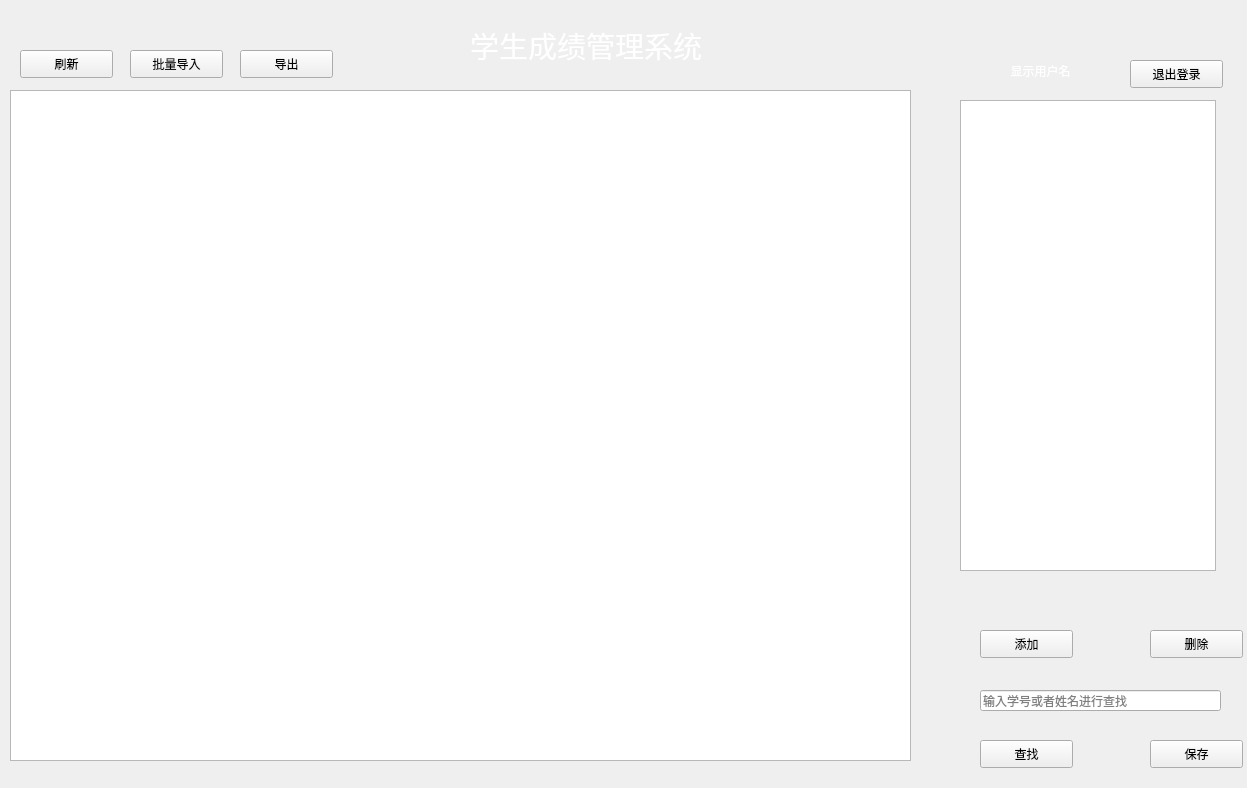
<?xml version="1.0" encoding="UTF-8"?>
<ui version="4.0">
 <class>MainWindow</class>
 <widget class="QMainWindow" name="MainWindow">
  <property name="geometry">
   <rect>
    <x>0</x>
    <y>0</y>
    <width>1247</width>
    <height>788</height>
   </rect>
  </property>
  <property name="windowTitle">
   <string>学生成绩管理系统</string>
  </property>
  <property name="windowIcon">
   <iconset resource="res.qrc">
    <normaloff>:/image/sunny.png</normaloff>:/image/sunny.png</iconset>
  </property>
  <property name="styleSheet">
   <string notr="true">#MainWindow {border-image:url(://image//2.jpg)}</string>
  </property>
  <widget class="QWidget" name="centralwidget">
   <widget class="QPushButton" name="backToLogin">
    <property name="geometry">
     <rect>
      <x>1130</x>
      <y>60</y>
      <width>93</width>
      <height>28</height>
     </rect>
    </property>
    <property name="text">
     <string>退出登录</string>
    </property>
   </widget>
   <widget class="QLabel" name="label">
    <property name="geometry">
     <rect>
      <x>590</x>
      <y>30</y>
      <width>81</width>
      <height>20</height>
     </rect>
    </property>
    <property name="text">
     <string/>
    </property>
   </widget>
   <widget class="QLabel" name="title">
    <property name="geometry">
     <rect>
      <x>470</x>
      <y>10</y>
      <width>341</width>
      <height>71</height>
     </rect>
    </property>
    <property name="font">
     <font>
      <family>黑体</family>
      <pointsize>22</pointsize>
     </font>
    </property>
    <property name="styleSheet">
     <string notr="true">color:white</string>
    </property>
    <property name="frameShape">
     <enum>QFrame::NoFrame</enum>
    </property>
    <property name="frameShadow">
     <enum>QFrame::Raised</enum>
    </property>
    <property name="text">
     <string>学生成绩管理系统</string>
    </property>
   </widget>
   <widget class="QLabel" name="username_">
    <property name="geometry">
     <rect>
      <x>950</x>
      <y>60</y>
      <width>181</width>
      <height>21</height>
     </rect>
    </property>
    <property name="font">
     <font>
      <family>Arial</family>
      <pointsize>9</pointsize>
      <weight>50</weight>
      <italic>false</italic>
      <bold>false</bold>
     </font>
    </property>
    <property name="styleSheet">
     <string notr="true">color:white;
font: 9pt &quot;Arial&quot;;</string>
    </property>
    <property name="text">
     <string>显示用户名</string>
    </property>
    <property name="alignment">
     <set>Qt::AlignCenter</set>
    </property>
   </widget>
   <widget class="QPushButton" name="addButton">
    <property name="geometry">
     <rect>
      <x>980</x>
      <y>630</y>
      <width>93</width>
      <height>28</height>
     </rect>
    </property>
    <property name="text">
     <string>添加</string>
    </property>
   </widget>
   <widget class="QPushButton" name="deleteButton">
    <property name="geometry">
     <rect>
      <x>1150</x>
      <y>630</y>
      <width>93</width>
      <height>28</height>
     </rect>
    </property>
    <property name="text">
     <string>删除</string>
    </property>
   </widget>
   <widget class="QPushButton" name="searchButton">
    <property name="geometry">
     <rect>
      <x>980</x>
      <y>740</y>
      <width>93</width>
      <height>28</height>
     </rect>
    </property>
    <property name="text">
     <string>查找</string>
    </property>
   </widget>
   <widget class="QPushButton" name="saveButton">
    <property name="geometry">
     <rect>
      <x>1150</x>
      <y>740</y>
      <width>93</width>
      <height>28</height>
     </rect>
    </property>
    <property name="text">
     <string>保存</string>
    </property>
   </widget>
   <widget class="QListWidget" name="listWidget">
    <property name="geometry">
     <rect>
      <x>960</x>
      <y>100</y>
      <width>256</width>
      <height>471</height>
     </rect>
    </property>
   </widget>
   <widget class="QTableWidget" name="tableWidget">
    <property name="geometry">
     <rect>
      <x>10</x>
      <y>90</y>
      <width>901</width>
      <height>671</height>
     </rect>
    </property>
   </widget>
   <widget class="QLineEdit" name="lineEdit">
    <property name="geometry">
     <rect>
      <x>980</x>
      <y>690</y>
      <width>241</width>
      <height>21</height>
     </rect>
    </property>
    <property name="placeholderText">
     <string>输入学号或者姓名进行查找</string>
    </property>
   </widget>
   <widget class="QPushButton" name="pushButton">
    <property name="geometry">
     <rect>
      <x>20</x>
      <y>50</y>
      <width>93</width>
      <height>28</height>
     </rect>
    </property>
    <property name="text">
     <string>刷新</string>
    </property>
   </widget>
   <widget class="QPushButton" name="pushButton_2">
    <property name="geometry">
     <rect>
      <x>130</x>
      <y>50</y>
      <width>93</width>
      <height>28</height>
     </rect>
    </property>
    <property name="text">
     <string>批量导入</string>
    </property>
   </widget>
   <widget class="QPushButton" name="pushButton_3">
    <property name="geometry">
     <rect>
      <x>240</x>
      <y>50</y>
      <width>93</width>
      <height>28</height>
     </rect>
    </property>
    <property name="text">
     <string>导出</string>
    </property>
   </widget>
  </widget>
 </widget>
 <resources>
  <include location="res.qrc"/>
 </resources>
 <connections/>
</ui>
